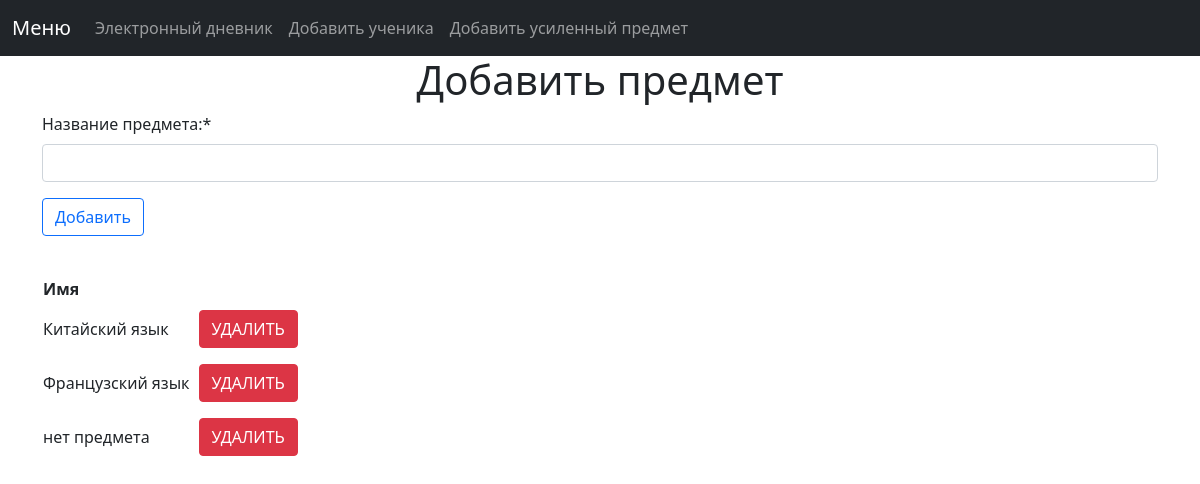
The page /add_subject on the database its author committed.
### models.py (models this page shows)
class Subjects(UserMixin, db.Model):
    id = db.Column(db.Integer, primary_key=True)
    name = db.Column(db.String(80), nullable=False)
    student = db.relationship('Students', backref='subjects', lazy=True)

### routes.py (the view)
@app.route('/add_subject', methods=['GET', 'POST'])
def add_subject():
    form = SubjectForm()
    subjects = Subjects.query.order_by(Subjects.name).all()  # Получаю все предметы из БД
    if form.validate_on_submit():
        subject = Subjects(
            name=form.name.data
        )
        db.session.add(subject)
        db.session.commit()
    return render_template('add_subject.html', form=form, items=subjects)

### forms.py
class SubjectForm(FlaskForm):
    name = StringField('Название предмета:* ', validators=[DataRequired()])
    submit = SubmitField('Добавить')

### templates/add_subject.html (shortened to what this page needs)
{% extends 'base.html' %}
{% block content %}
    <h1 class="text-center">Добавить предмет</h1>
    <form action="" method="post">
        <div class="mb-3">
            {{ form.name.label(class="form-label") }}
            {{ form.name(class="form-control") }}
        </div>
        <div class="mb-3">
            {{ form.submit(class="btn btn-outline-primary") }}
        </div>
    </form>
    <br>
    {% if items|length > 0 %}
        <table class="lable table-striped">
            <thead>
                <tr>
                    <th>Имя</th>
                </tr>
            </thead>
        <tbody>
            {% for subject in items %}
                <tr>
                    <td>{{ subject.name }}</td>
                    <td style="padding: 0.5em"><a href="delete-ыгио/{{ subject.id }}" class="btn btn-danger">УДАЛИТЬ</a></td>
                </tr>
            {% endfor %}
        </tbody>
        </table>
    {% endif %}
{% endblock %}

### rows shown on the page
Subjects: name "Китайский язык"
Subjects: name "Французский язык"
Subjects: name "нет предмета"
